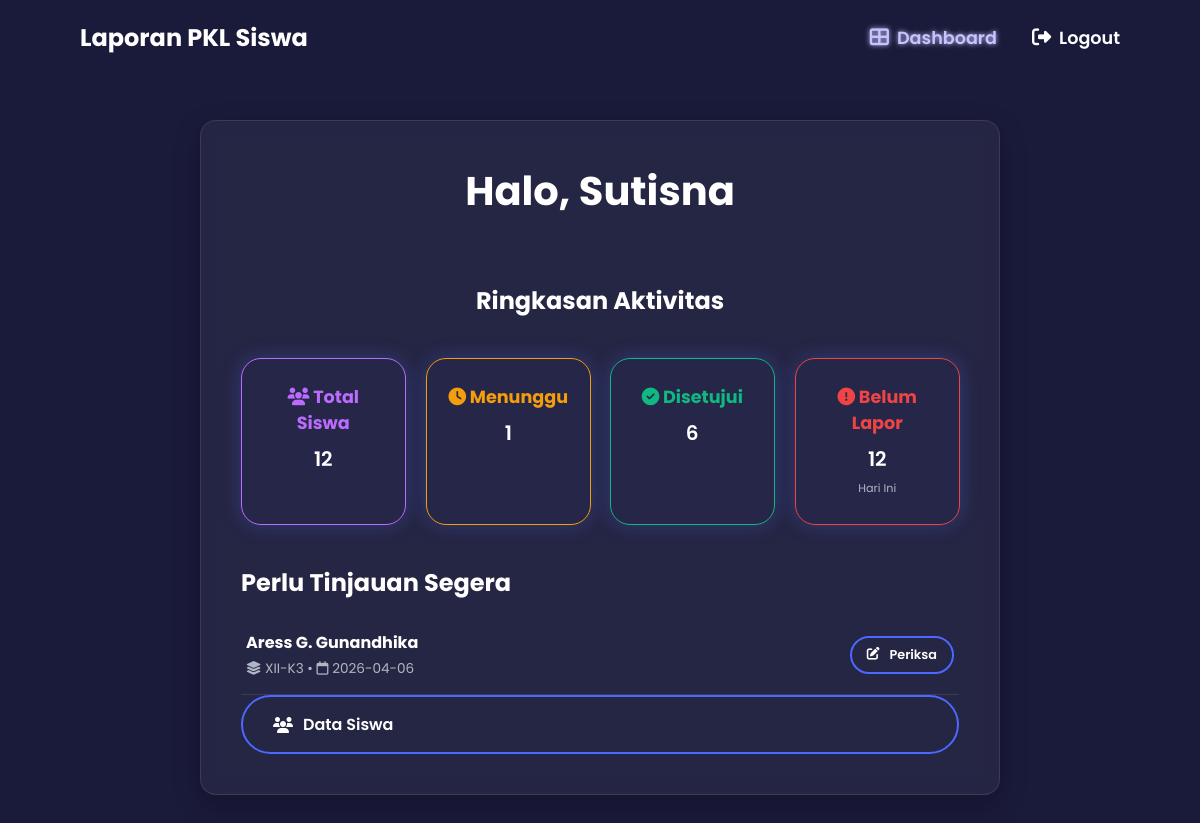
The page /dashboard pembimbing.php (signed in) on the database its author committed.
### tables this page shows
CREATE TABLE `jurnalkegiatan` (
  `id_jurnalkegiatan` int(11) NOT NULL,
  `id_users` int(25) NOT NULL,
  `id_siswa` int(25) NOT NULL,
  `tanggal` date NOT NULL,
  `kegiatan` text NOT NULL,
  `waktu` varchar(50) NOT NULL,
  `status` enum('menunggu','disetujui','ditolak') DEFAULT 'menunggu',
  `paraf_pembimbing` varchar(100) DEFAULT NULL,
  `catatan_pembimbing` text DEFAULT NULL
);

CREATE TABLE `siswa` (
  `id_siswa` int(25) NOT NULL,
  `nama_siswa` varchar(21) NOT NULL,
  `nis` int(21) DEFAULT NULL,
  `agama` varchar(21) NOT NULL,
  `ttl` date NOT NULL,
  `jenis_kelamin` enum('laki-laki','perempuan') NOT NULL,
  `g_darah` varchar(21) NOT NULL,
  `catatan_kesehatan` varchar(21) NOT NULL,
  `no_kontak` int(21) NOT NULL,
  `Alamat` varchar(21) NOT NULL,
  `kelas` int(20) NOT NULL,
  `id_users` int(11) NOT NULL,
  `id_kelas` int(21) NOT NULL
);

CREATE TABLE `kelas` (
  `id_kelas` int(21) NOT NULL,
  `kelas` varchar(21) NOT NULL,
  `jurusan` varchar(21) NOT NULL
);

### dashboard pembimbing.php (the view, shortened to what this page needs)
<?php
include 'config.php';
$today = date('Y-m-d');
$q_siswa = mysqli_query($conn, "SELECT COUNT(*) as total FROM siswa");
$total_siswa = mysqli_fetch_assoc($q_siswa)['total'];
$q_pending = mysqli_query($conn, "SELECT COUNT(*) as total FROM jurnalkegiatan WHERE status = 'menunggu'");
$total_pending = mysqli_fetch_assoc($q_pending)['total'];
$q_acc = mysqli_query($conn, "SELECT COUNT(*) as total FROM jurnalkegiatan WHERE status = 'disetujui'");
$total_acc = mysqli_fetch_assoc($q_acc)['total'];
$q_lazy = mysqli_query($conn, "
    SELECT COUNT(*) as total
    FROM siswa
    WHERE id_siswa NOT IN (
        SELECT id_siswa FROM jurnalkegiatan WHERE tanggal = '$today'
    )
");
$total_lazy = mysqli_fetch_assoc($q_lazy)['total'];
$query_tinjauan = mysqli_query($conn, "
    SELECT j.*, s.nama_siswa, k.kelas
    FROM jurnalkegiatan j
    JOIN siswa s ON j.id_siswa = s.id_siswa
    JOIN kelas k ON s.id_kelas = k.id_kelas
    WHERE j.status = 'menunggu'
    ORDER BY j.tanggal ASC
    LIMIT 5
");
?>
<!DOCTYPE html>
<html lang="id">
<head>
  <link rel="stylesheet" href="style.css" />
  <link rel="stylesheet" href="https://cdnjs.cloudflare.com/ajax/libs/font-awesome/6.5.2/css/all.min.css">
</head>
<body>
<header>
  <nav>
    <div class="logo">Laporan PKL Siswa</div>
    <ul class="nav-links">
        <li><a href="dashboard pembimbing.php" class="active"><i class="fa fa-th-large"></i> Dashboard</a></li>
        <li><a href="login.php" id="logout-link"><i class="fas fa-sign-out-alt"></i> Logout</a></li>
     </ul>
  </nav>
</header>
<main class="dashboard-style">
  <div class="dashboard-container">
    <h1 class="animate-fade-up">Halo, <span id="username"><?php echo $_SESSION['user']['username']; ?></span></h1>
    <div class="animate-fade-up delay-2">
      <h2 style="text-align: center; margin-top: 30px;">Ringkasan Aktivitas</h2>
      <div class="stat-grid">
          <div class="stat-card" style="border-color: #bc6bff;">
              <h3 style="color: #bc6bff;"><i class="fas fa-users"></i> Total Siswa</h3>
              <p><?php echo $total_siswa; ?></p>
          </div>
          <div class="stat-card" style="border-color: #f59e0b;">
              <h3 style="color: #f59e0b;"><i class="fas fa-clock"></i> Menunggu</h3>
              <p><?php echo $total_pending; ?></p>
          </div>
          <div class="stat-card" style="border-color: #10b981;">
              <h3 style="color: #10b981;"><i class="fas fa-check-circle"></i> Disetujui</h3>
              <p><?php echo $total_acc; ?></p>
          </div>
          <div class="stat-card" style="border-color: #ef4444;">
              <h3 style="color: #ef4444;"><i class="fas fa-exclamation-circle"></i> Belum Lapor</h3>
              <p><?php echo $total_lazy; ?></p>
              <small style="font-size: 0.7rem; color: #aeb8c4;">Hari Ini</small>
          </div>
      </div>
    </div>
    <div class="animate-fade-up delay-3" style="margin-top: 40px;">
        <h2>Perlu Tinjauan Segera</h2>
        <?php if(mysqli_num_rows($query_tinjauan) > 0) { ?>
        <div style="margin-top: 15px;">
            <table style="width: 100%; border-collapse: collapse; color: inherit;">
                <tbody>
                    <?php while($row = mysqli_fetch_assoc($query_tinjauan)) { ?>
                    <tr style="border-bottom: 1px solid rgba(255,255,255,0.1);">
                        <td style="padding: 15px 5px;">
                            <div style="font-weight: bold; font-size: 1rem;"><?php echo $row['nama_siswa']; ?></div>
                            <div style="font-size: 0.85rem; color: #aeb8c4; margin-top: 4px;">
                                <i class="fas fa-layer-group"></i> <?php echo $row['kelas']; ?> &bull;
                                <i class="far fa-calendar"></i> <?php echo $row['tanggal']; ?>
                            </div>
                        </td>
                        <td style="padding: 15px 5px; text-align: right;">
                             <a href="validasi-laporan.php?id=<?php echo $row['id_jurnalkegiatan']; ?>" class="btn-dashboard secondary" style="padding: 8px 15px; font-size: 0.8rem;">
                                <i class="fas fa-edit"></i> Periksa
                            </a>
                        </td>
                    </tr>
                    <?php } ?>
                </tbody>
            </table>
        </div>
        <?php } ?>
    </div>
        <a href="data-siswa-pembimbing.php" class="btn-dashboard secondary">
            <i class="fas fa-users"></i> Data Siswa
        </a>
    </div>
</main>
</body>
</html>

### style.css (style rules this page uses)
* { margin: 0; padding: 0; box-sizing: border-box; }
body { font-family: 'Poppins', sans-serif; background-color: #1a1a3a; color: #ffffff; overflow-x: hidden; }
header { position: absolute; top: 0; left: 0; width: 100%; padding: 20px 80px; z-index: 100; }
nav { display: flex; justify-content: space-between; align-items: center; }
.logo { font-size: 1em; font-weight: 700; }
.nav-links { display: flex; list-style: none; gap: 30px; }
.nav-links a { text-decoration: none; color: #ffffff; font-weight: 600; transition: color 0.3s ease; }
nav { display: flex; justify-content: space-between; align-items: center; animation: fadeSlideDown 0.8s ease forwards; }
.dashboard-style { padding-top: 40px; display: flex; justify-content: center; align-items: start; }
.stat-grid { display: grid; grid-template-columns: repeat(auto-fit, minmax(160px, 1fr)); gap: 20px; margin-top: 40px; }
.stat-card { background: rgba(255, 255, 255, 0.05); border: 1px solid rgba(255, 255, 255, 0.15); border-radius: 20px; padding: 20px; backdrop-filter: blur(8px); box-shadow: 0 0 20px rgba(79, 111, 240, 0.3); text-align: center; transition: all 0.3s ease; }
.dashboard-style { min-height: 100vh; padding: 120px 20px 40px 20px; display: flex; justify-content: center; align-items: center; }
.dashboard-container { width: 100%; max-width: 800px; margin: 0 auto 0 auto; display: flex; flex-direction: column; justify-content: flex-start; align-items: stretch; padding: 40px; background-color: rgba(255, 255, 255, 0.05); border: 1px solid rgba(255, 255, 255, 0.1); border-radius: 16px; box-shadow: 0 10px 30px rgba(0, 0, 0, 0.2); backdrop-filter: blur(10px); animation: fadeIn 1s ease-out; }
.stat-grid { display: grid; grid-template-columns: repeat(auto-fit, minmax(150px, 1fr)); gap: 20px; margin-top: 40px; }
.stat-card { background: rgba(43, 43, 80, 0.4); border: 1px solid rgba(255, 255, 255, 0.1); border-radius: 20px; padding: 25px 20px; backdrop-filter: blur(8px); text-align: center; transition: all 0.3s ease; }
.stat-card h3 { color: #bc6bff; margin-bottom: 8px; font-size: 1.1rem; }
.stat-card p { color: #ffffff; font-size: 1.25rem; font-weight: 600; }
.nav-links a.active { color: #8a9fff; text-shadow: 0 0 10px #8a9fff; }
.stat-card, .journal-card { transform-style: preserve-3d; transform: perspective(1000px); transition: transform 0.1s ease; }
.logo { font-size: 1.5em; font-weight: 700; }
.nav-links { display: flex; list-style: none; gap: 35px; }
.nav-links a { text-decoration: none; color: #ffffff; font-weight: 600; transition: color 0.3s ease; display: flex; align-items: center; gap: 8px; font-size: 1.1rem; }
.nav-links a:hover, .nav-links a.active { color: #c4c4ff; text-shadow: 0 0 5px #c4c4ff; }
.nav-links i { font-size: 1.2rem; }
.dashboard-container { width: 100%; max-width: 800px; padding: 40px; background-color: rgba(255, 255, 255, 0.05); border-radius: 16px; }
.stat-card { background: rgba(43, 43, 80, 0.4); border-radius: 20px; padding: 25px 20px; text-align: center; transition: all 0.3s ease; }
.stat-card h3 { color: #bc6bff; margin-bottom: 8px; }
.animate-fade-up { opacity: 0; animation: fadeIn 1s ease-out forwards; }
.delay-2 { animation-delay: 0.4s; }
.delay-3 { animation-delay: 0.6s; }
.dashboard-container h1 { text-align: center; margin-bottom: 2rem; font-size: 2.5rem; }
.btn-dashboard { padding: 15px 30px; text-decoration: none; color: #ffffff; background-color: #4a69ff; border-radius: 50px; font-weight: 600; transition: all 0.3s ease; display: inline-flex; align-items: center; gap: 10px; }
.btn-dashboard.secondary { background-color: transparent; border: 2px solid #4a69ff; }

### rows shown on the page
jurnalkegiatan: siswa.nama_siswa "Aress G. Gunandhika", kelas.kelas "XII-K3", tanggal "2026-04-06"

### other values the page prints
$_SESSION['user']['username'] "Sutisna"
$total_siswa "12"
$total_pending "1"
$total_acc "6"
$total_lazy "12"
